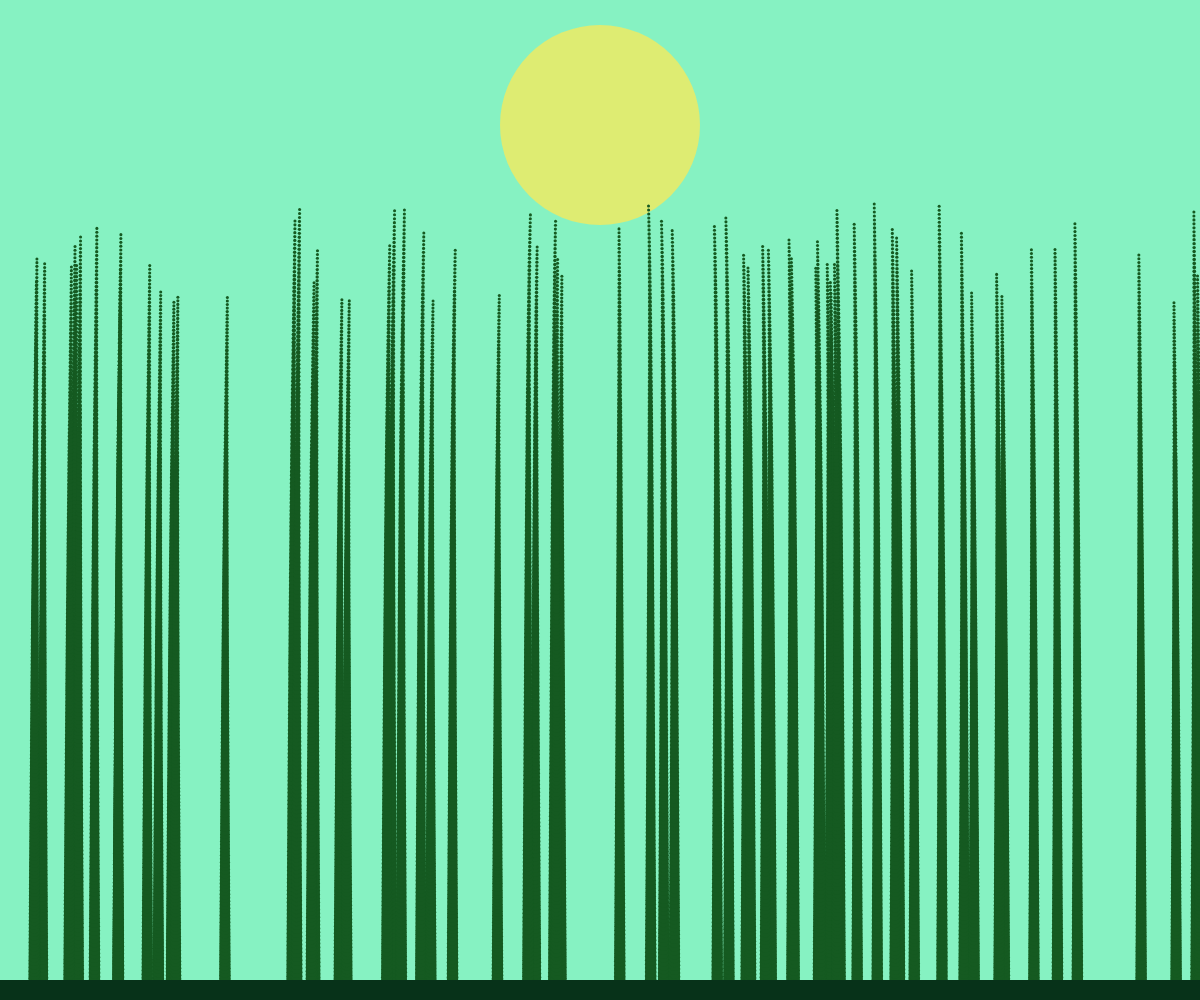
Frame 1 (no input)
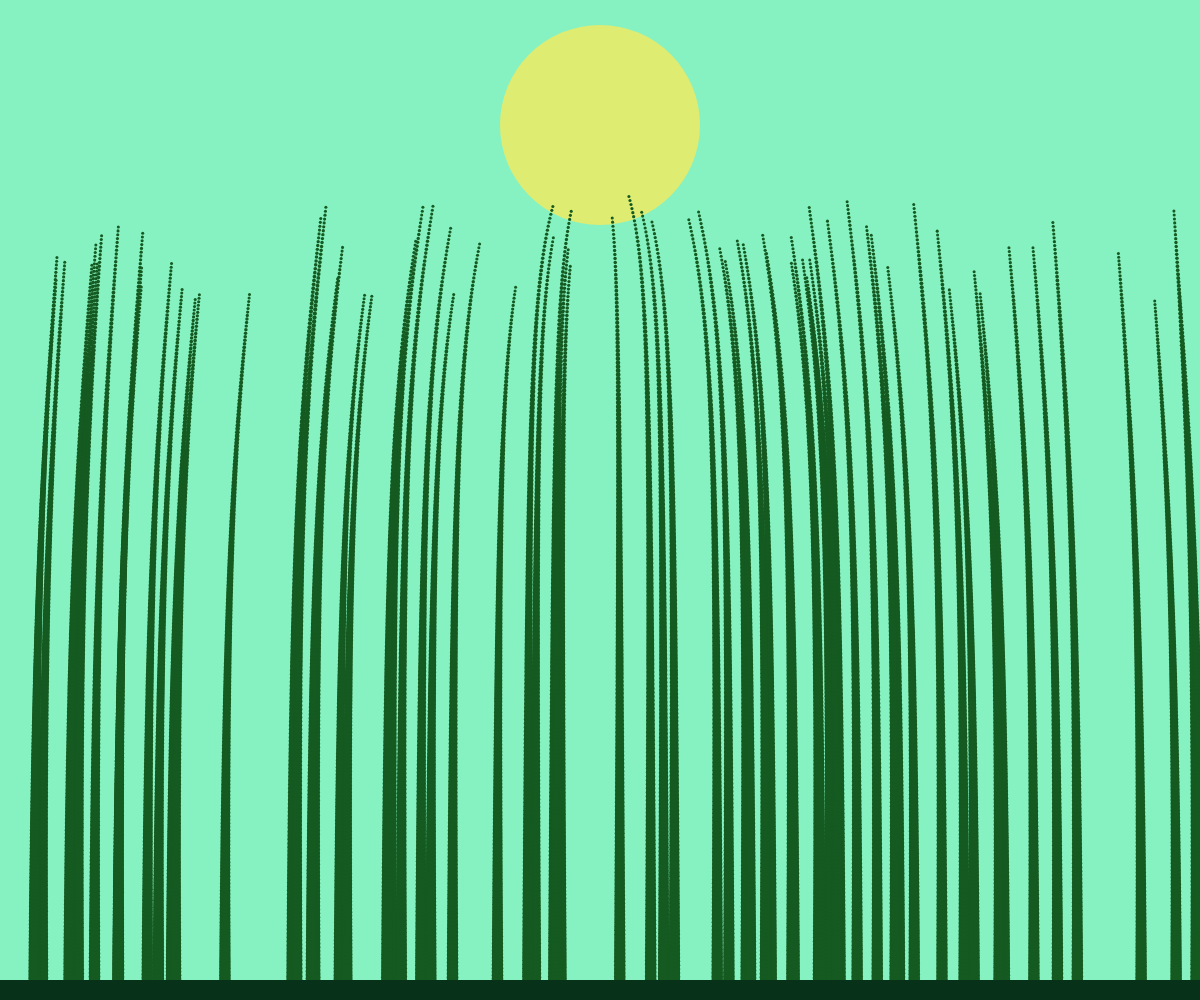
Frame 60 (no input)
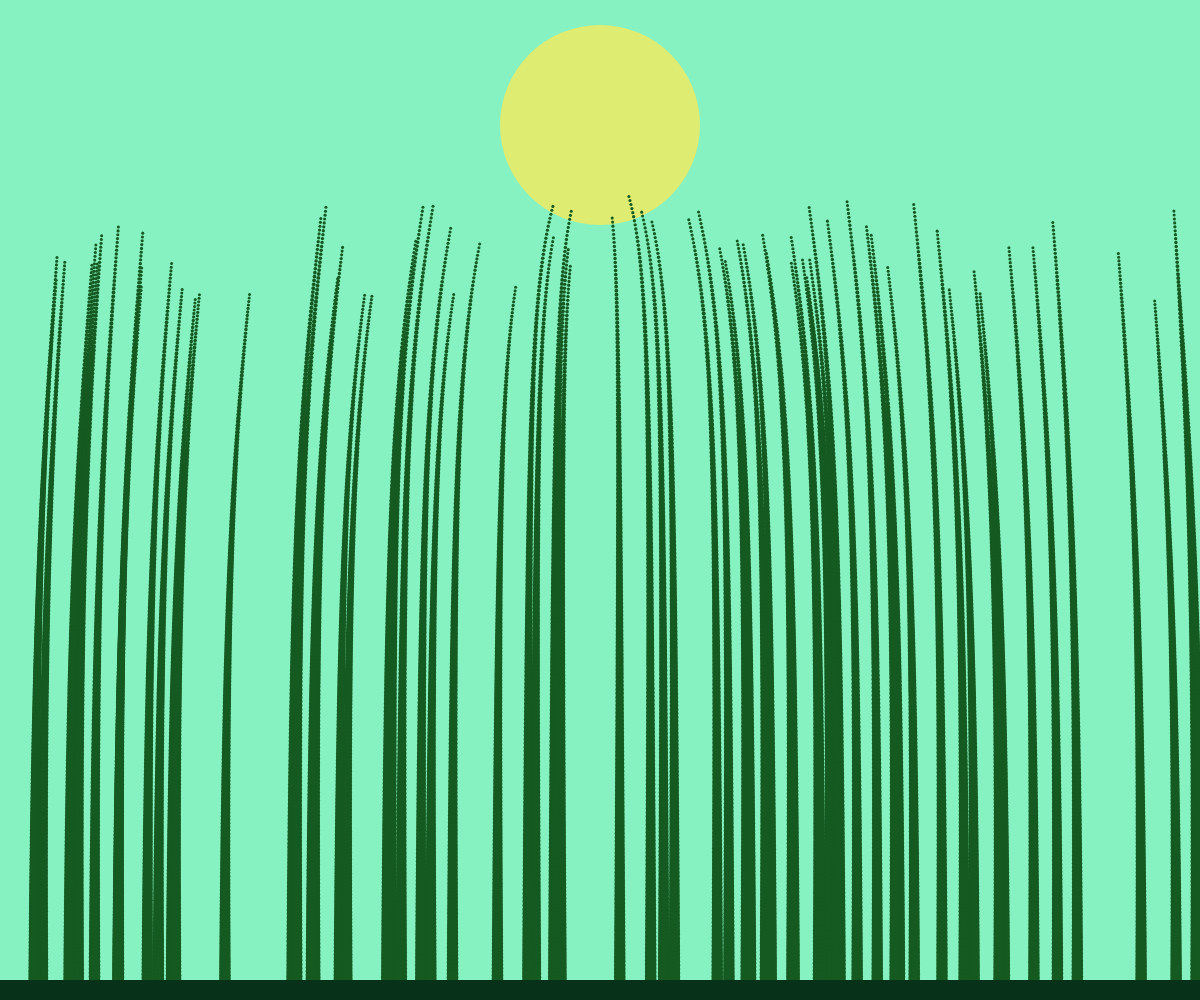
Frame 120 (the mouse pressed at the canvas centre since frame 60)

The p5.js sketch that drew these frames (run headless with seeded random() and noise() and a simulated clock; from frame 60 on, the mouse is pressed at the canvas centre):

// p5.js sketch
// ── sketch.js
// i am using the reference from week 12 and simplifying it and also making the
// physics more similar to what i want to be
// main changes are: making plant sway instead of grow
// and having upwards growth and not downwards

let handX, handY;
let isDraggingBulb = false;
let bulbRadius = 100;
let plant = [];
let planttop;

function setup() {
  //randomSeed(50); // found function online to have my plants be the same everytime instead of random
  createCanvas(windowWidth,windowHeight);
  handX = width / 2;
  handY = height / 8;
  planttop = height;


  // drawing the plants
  initializePlants();
}

function draw() {
  // background
  background("#86f2c2ff")
  noStroke();

  // the sun
  fill("#deec72ff");
  ellipse(handX, handY, 200, 200);


  // plants
  for (let i = 0; i < plants.length; i++) {
    plants[i].sway();
    plants[i].display();
  }

  //soil
  fill("#073219ff")
  rect(0,height-20,width,200)

}

function initializePlants() {
  // Create vines fully grown straight upward at the start
  plants = []; //array
  for (let i = 0; i < 70; i++) {
    let x = random(width);
    plants.push(new Plant(x, height));
  }
}

class Plant {
  constructor(x, startY) {
    this.baseX = x;
    this.segments = [];
    this.plantTop = random(200,300);
    
    // Create straight upward vine
    let numSegments = 200;
    let segmentHeight = (startY - this.plantTop) / numSegments;
    
    for (let i = 0; i < numSegments; i++) {
      this.segments.push({
        baseX: x,
        baseY: startY - (i * segmentHeight),
        x: x,
        y: startY - (i * segmentHeight),
        size: map(i, 0, numSegments, 12, 3)
      });
    }
  }

  //drawing the multiple segments of the plants
  display() {
    fill("#155a21ff");
    noStroke();
    for (let segment of this.segments) {
      ellipse(segment.x, segment.y, segment.size);
    }
  }

// aiming to make sure swaying is natural 
  sway() {
    for (let i = 0; i < this.segments.length; i++) {
      let segment = this.segments[i];
      
      // using this to calculate the distance of the plant to the sun
      let dx = handX - segment.baseX;  
      let dy = handY - segment.baseY;  
      let distance = dist(segment.baseX, segment.baseY, handX, handY);  // using pythagoras
      let angle = atan2(dy, dx);
      
      let heightFactor = pow(i / this.segments.length, 1); // the higher the segment is the more it will react to the sun
      let distanceFactor = 1 / (1 + distance / 500); // the further the plant is the less it is going to respond to the sun
      let swayStrength = heightFactor * distanceFactor * 50;
      
      // the leaning of the plants
      let targetX = segment.baseX + cos(angle) * swayStrength * heightFactor;  // need addition of oscillation to keep movement natural
      let targetY = segment.baseY + sin(angle) * swayStrength * heightFactor * 0.3;  
      segment.x += (targetX - segment.x) * 0.1;
      segment.y += (targetY - segment.y) * 0.1;
    }
  }
}


// enabling the sun to be moved by the mouse to be replaced by palm later
function mousePressed() {
  let dBulb = dist(mouseX, mouseY, handX, handY);
  if (dBulb < bulbRadius) {
    isDraggingBulb = true;
  }
}

function mouseDragged() {
  if (isDraggingBulb) {
    handX = constrain(mouseX, 0, width);
    handY = constrain(mouseY, 0, height);
  }
}

function mouseReleased() {
  isDraggingBulb = false;
}
